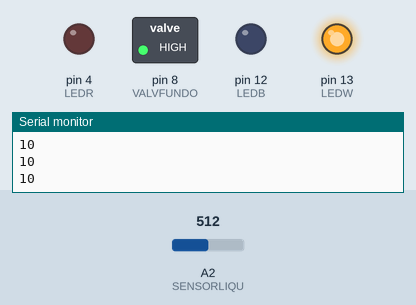
This sketch was run on a simulated Arduino Uno, built with avr-gcc and run on an emulated ATmega328P. Shown: switched loads named in the sketch (green lamp = pin HIGH), output pins drawn as LEDs (lit = HIGH), the last lines printed to the serial monitor. The inputs (shaded band) are chosen by the test bench; at power-on: A2 (SENSORLIQU) = 512.

Above: at 1.2 s.
1.3 s: A2 (SENSORLIQU) set to 749
2.8 s: A2 (SENSORLIQU) set to 776
At 4.0 s:
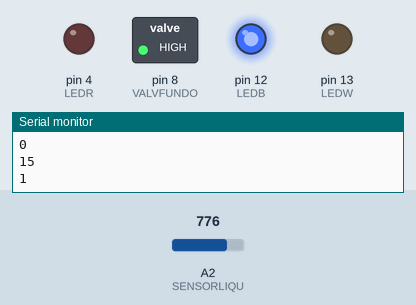
4.3 s: A2 (SENSORLIQU) set to 716
At 5.7 s:
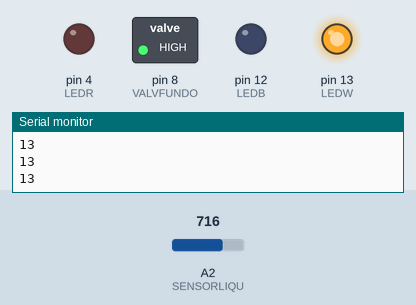
6.3 s: A2 (SENSORLIQU) set to 900
At 26.3 s:
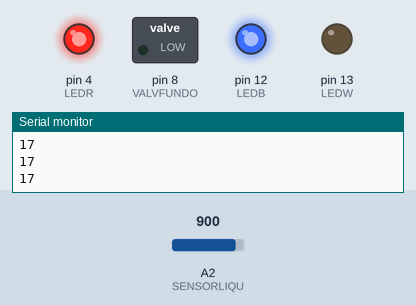
Timing chart, 0 to 26.8 s (numbered marks = the images above; inputs shaded):
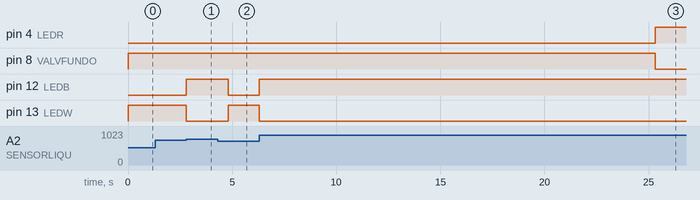

Measured:
- the behaviour switches between 767 and 768 on A2 (SENSORLIQU) (found by bisection; images 0 and 1)
- after the input at 2.8 s, pin 12 (LEDB): LOW → HIGH at once; pin 13 (LEDW): HIGH → LOW at once
- after the input at 4.3 s, pin 12 (LEDB): HIGH → LOW after 0.51 s; pin 13 (LEDW): LOW → HIGH after 0.51 s
- after the input at 6.3 s, pin 4 (LEDR): LOW → HIGH after 19.0 s; pin 8 (VALVFUNDO): HIGH → LOW after 19.0 s; pin 12 (LEDB): LOW → HIGH at once; pin 13 (LEDW): HIGH → LOW at once

The sketch:

FryterSensors.ino
```cpp
#define VALVFUNDO 8
#define SENSORLIQU A2
#define LEDB 12
#define LEDW 13
#define LEDR 4

int fluidSensor;
int contador = 0;

void setup() {
    pinMode(VALVFUNDO, OUTPUT);
    pinMode(LEDB, OUTPUT);
    pinMode(LEDW, OUTPUT);
    pinMode(LEDR, OUTPUT);
    Serial.begin(9600);
}

void loop() {
    fluidSensor = map(analogRead(SENSORLIQU), 0, 1023, 0, 20);
    Serial.println(fluidSensor);
    if (fluidSensor > 14) {
        digitalWrite(LEDB, HIGH);
        digitalWrite(LEDW, LOW);
        if (contador <= 20) {
            if (contador == 19) {
                waterDetected();
            } else {
                if (fluidSensor < 15) {
                    contador = 21;
                } else {
                    Serial.println(contador);
                    delay(1000);
                    contador++;
                }
            }
        }
    } else {
        digitalWrite(LEDW, HIGH);
        oilDetected();
    }
}

void oilDetected() {
    digitalWrite(VALVFUNDO, HIGH);
    digitalWrite(LEDB, LOW);
    digitalWrite(LEDR, LOW);
    contador = 0;
}

void waterDetected() {
    digitalWrite(VALVFUNDO, LOW);
    digitalWrite(LEDR, HIGH);
}
```
